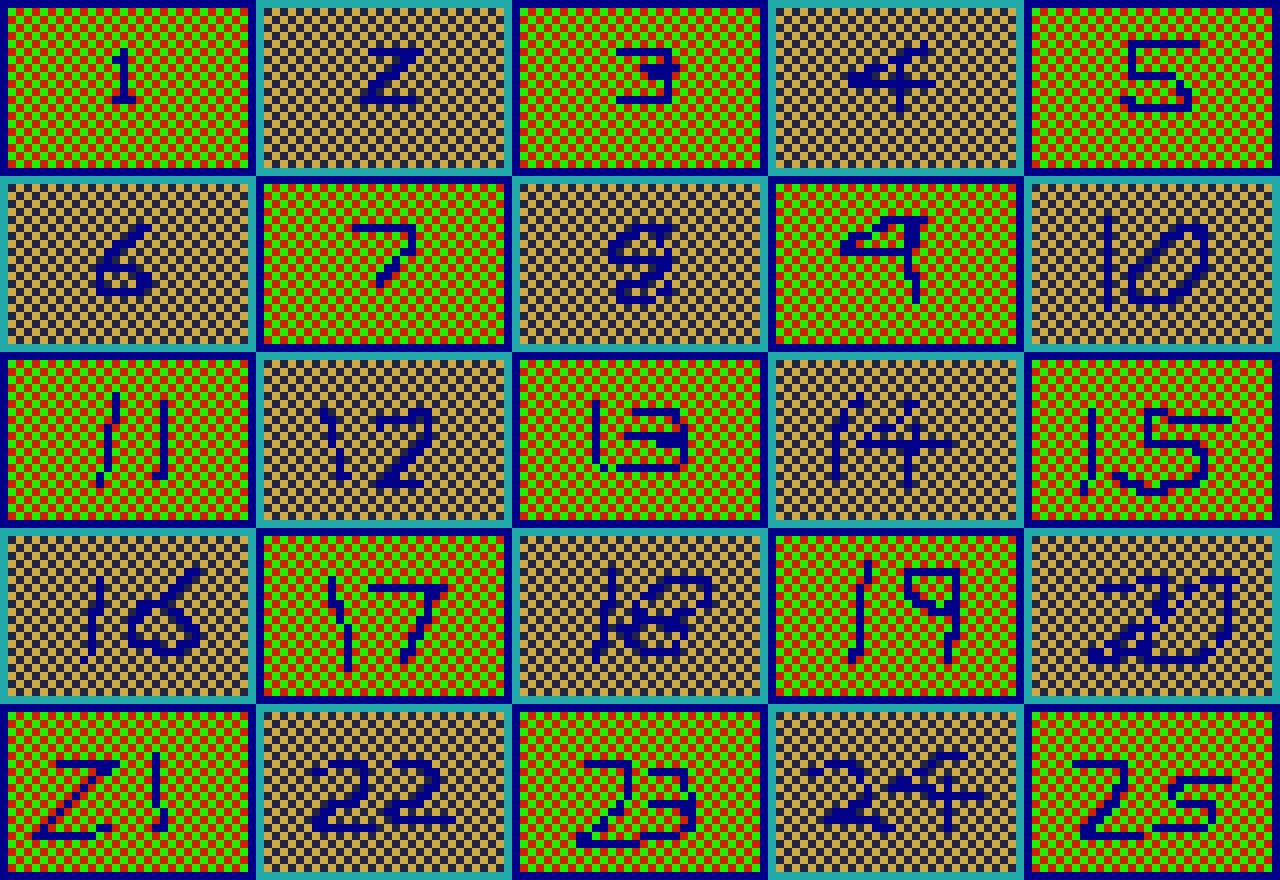

This is a level from a 2D game, rendered from its Tiled map with the project's own tilesets. A one-line summary and the map file follow, with tile-layer data summarised:
An orthogonal 160x110 tile map with 8x8 px tiles, 1 tile layer (Tile Layer 1).

<map version="1.4" tiledversion="1.4.3" orientation="orthogonal" renderorder="right-down" width="160" height="110" tilewidth="8" tileheight="8" infinite="0" nextlayerid="2" nextobjectid="1">
 <tileset firstgid="1" source="GRIDTILE.tsx" />
 <layer id="1" name="Tile Layer 1" width="160" height="110">
  <data>[17600 cells, 17600 non-empty, 6 distinct tile ids]</data>
 </layer>
</map>